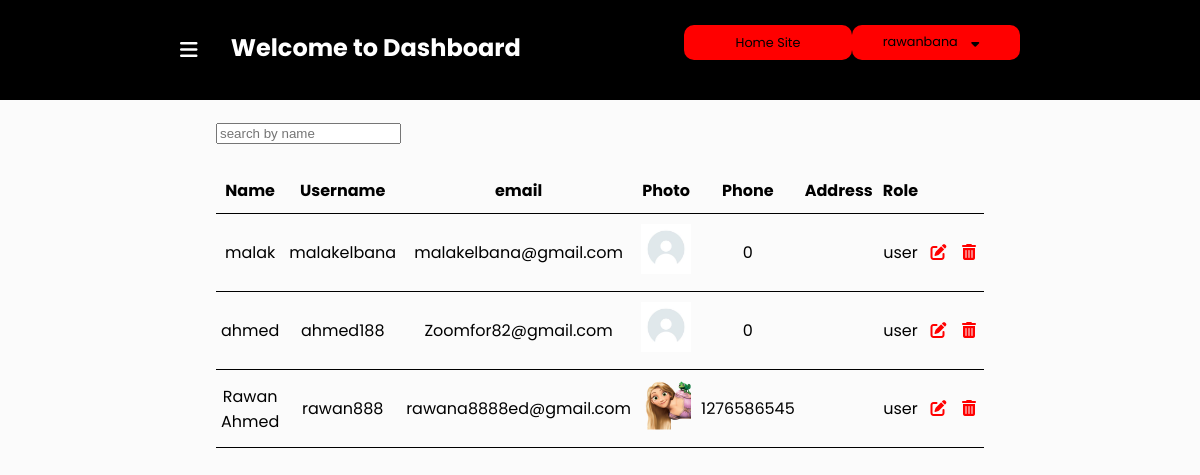
Page /admin/user.php (signed in) on the committed database.
### tables this page shows
CREATE TABLE `users` (
  `per_id` int(11) NOT NULL,
  `per_name` varchar(255) NOT NULL,
  `username` varchar(100) NOT NULL,
  `per_email` varchar(30) NOT NULL,
  `per_img` varchar(255) NOT NULL DEFAULT 'images - 2021-02-28T055930.611.jpeg',
  `per_role` varchar(50) NOT NULL DEFAULT 'user',
  `per_password` int(11) NOT NULL,
  `bio` varchar(255) NOT NULL,
  `per_phone` int(11) NOT NULL,
  `address` varchar(255) NOT NULL
);

### admin/includes/view_all_users.php (the view, shortened to what this page needs)
        <div class="view_all">
            <div class="contener">
            <input type="search" placeholder="search by name" id ="search-input">
                <table class="filter">
                   <thead>
                    <tr>
                        <th>Name</th>
                        <th>Username</th>
                        <th>email</th>
                        <th>Photo</th>
                        <th>Phone</th>
                        <th>Address</th>
                        <th>Role</th>
                    </tr>
                   </thead>
                   <tbody>
                       <?php
                        $query ="SELECT * FROM users WHERE per_role = 'user'";
                        $connect=$connection->prepare($query);
                        $connect->execute();
                        while($row=$connect->fetch(PDO::FETCH_ASSOC)){
                       ?>
                    <tr>
                        <td data-title="Name" class="td"><?php echo $row['per_name']?></td>
                        <td data-title="username"><?php echo $row['username']?></td>
                        <td data-title="email"><?php echo $row['per_email']?></td>
                        <td data-title="image"><img src="images/<?php echo $row['per_img']?>" ></td>
                        <td data-title="phone"><?php echo $row['per_phone']?></td>
                        <td data-title="address"><?php echo $row['address']?></td>
                        <td data-title="role"><?php echo $row['per_role']?></td>
                        <td><a href="user.php?bdgs=edit_user&edit_user=<?php echo $row['per_id']?>" title="Edit"><i class="fas fa-edit"></i></a></td>
                        <td><a href="?remove=<?php echo $row['per_id']?>" title="Delete"><i class="fas fa-trash-alt"></i></a></td>
                    </tr>
                    <?php } ?>
                    </tbody>
                </table>
            </div>
        </div>
</div>

### admin/includes/header.php (shortened to what this page needs)
<!DOCTYPE html>
<html lang="en">
<head>
    <link rel="stylesheet" href="../css/style.css">
    <link rel="stylesheet" href="css/adstyle.css">
</head>
<body>
<body>
<div class="header">
        <div class="contener">
            <span class=" admin-menu"> <i class="fas fa-bars"></i></span>
            <h2>Welcome to Dashboard</h2>
            <div class="nav-buttons">
                <a href="../index.php" class="link">Home Site</a>
                <ul  class="link admin_pro">
                    <li  >
                        <span class="dropdown_admin_name">
                            <?php
                            if(isset($_SESSION['name'])){
                                echo $_SESSION['name'];
                            }else{
                                header("location:../login.php");
                            }
                            ?>
                        <i class="fas fa-sort-down"></i></span>
                    </li>
                </ul>
            </div>
        </div>
    </div>
    <div class="content_pro">

### admin/user.php (shortened to what this page needs)
<?php include "includes/header.php"; ?>
<?php
if(isset($_GET['bdgs'])){
    $source = $_GET['bdgs'];
}else{
    $source = '';
}
switch($source){
    default;
    include "includes/view_all_users.php";
    break;
}

### css/style.css (style rules this page uses)
:root { --colorone: rgb(46, 46, 46);; --colortwo: black; --colorthree: red; }
body { font-family: "Poppins", sans-serif; margin: 0px; }
* { box-sizing: border-box; text-decoration: none; }

### admin/css/adstyle.css (style rules this page uses)
ul { list-style: none; margin: 0;padding: 0; }
.header { margin-bottom: 0; height: 100px; }
.header h2 { width: 50%; color: rgb(255, 255, 255); margin: 0; margin-top: 20px; }
.nav-buttons { width: 40%; display: flex; flex-direction: row; position: relative; }
.header .link { width: 50%; margin-top: 15px; }
.header .contener { padding-top: 10px; }
.contener .admin-menu { color: #fff; margin-top: 25px; font-size: 20px; display: none; }
.contener .fa-sort-down { margin: 10px; }
.admin_pro span { padding: 0; cursor: pointer; }
.admin_pro span i { color: black; }
.content_pro { display: flex; flex-direction: row; width: 100%; }
.view_all, .view_all .contener { width: 80%; margin: 10px auto; height: 100%; }
table { margin: 3% auto; border-collapse:collapse; }
tr { border-bottom: 1px solid black; transition: transform 0.3s ease-in-out; }
th, td { padding: 10px 5px; width: 5%; text-align: center; }
td a { color: red; }
td img { width: 50px; height: 50px; }
@media screen and (max-width:1200px) { .contener .admin-menu { display: block; } }

### css/header_footer.css (style rules this page uses)
.contener { width:70%; margin: 0 auto; }
ul i { color:var(--colorthree); }

### css/cart.css (style rules this page uses)
body { font-family: "Poppins", sans-serif; margin: 0px; }

### css/login.css (style rules this page uses)
.header { height: 60px; margin-bottom: 30px; background-color: #000; position: sticky; }
.header .contener { display: flex; justify-content: space-between; flex-direction: row; }
.header .link, .add .link { width: 20%; height: 35px; margin-top:12.5px ; background: var(--colorthree); display: flex; justify-content: center; align-items: center; color: var(--colortwo); border-radius: 10px; font-size: 80%; }
body { background-color: rgba(250, 250, 250, 0.63); }

### rows in the picture
users: per_name "malak", username "malakelbana", per_email "malakelbana@gmail.com", per_img (picture), per_phone "0", per_role "user"
users: per_name "ahmed", username "ahmed188", per_email "Zoomfor82@gmail.com", per_img (picture), per_phone "0", per_role "user"
users: per_name "Rawan Ahmed", username "rawan888", per_email "rawana8888ed@gmail.com", per_img (picture), per_phone "1276586545", per_role "user"

### other values in the picture
$_SESSION['name'] "rawanbana"
